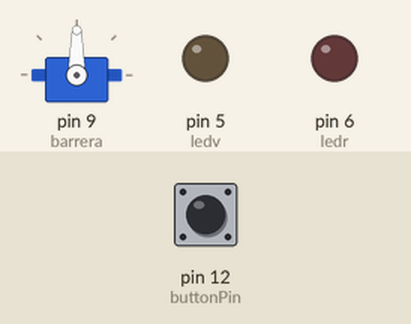
Recording of a sketch running on a simulated Arduino Uno, built with avr-gcc and run on an emulated ATmega328P. Shown: servo, output pins drawn as LEDs (lit = HIGH). The test bench sets the inputs (shaded band); at power-on: pin 12 (buttonPin) LOW.

Above: at 1.2 s.
1.3 s: pin 12 (buttonPin) pulled HIGH for 0.15 s
At 1.45 s:
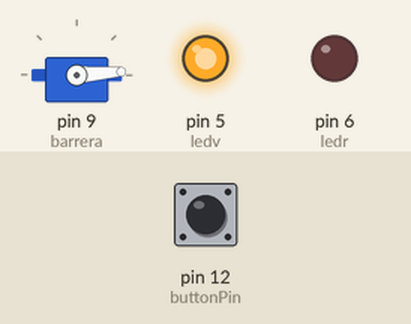
4.3 s: pin 12 (buttonPin) pulled HIGH for 1 s
At 4.45 s:
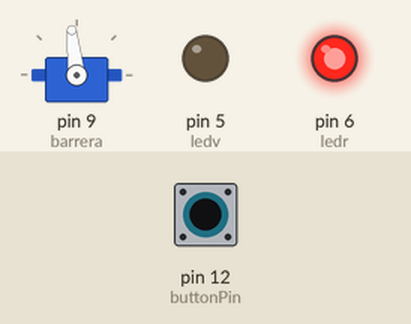
7.3 s: pin 12 (buttonPin) pulled HIGH for 3.2 s
At 14.5 s:
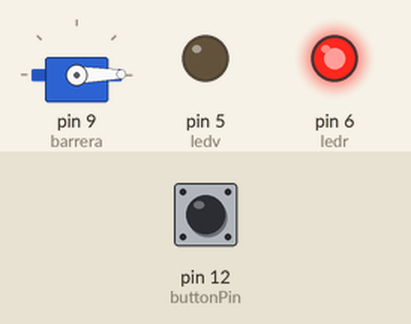
Timing chart, 0 to 16.0 s (numbered marks = the images above; inputs shaded):
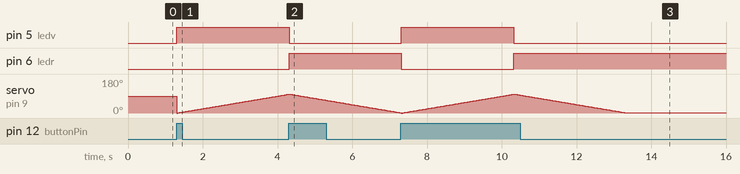

Measured:
- after the input at 1.3 s, pin 5 (ledv): LOW → HIGH at once
- after the input at 4.3 s, pin 5 (ledv): HIGH → LOW at once; pin 6 (ledr): LOW → HIGH at once
- after the input at 7.3 s, pin 5 (ledv): LOW → HIGH at once, → LOW 3.0 s later; pin 6 (ledr): HIGH → LOW at once, → HIGH 3.0 s later

The sketch:

G3DProgramax3retardo.ino
```cpp
#include <Servo.h>

const int ServoPin = 9;
const int buttonPin = 12;

int buttonstate=0;
int directionState=0;

int ledr = 6;
int ledv = 5;

Servo barrera;
int pos = 0;

void setup() {
  barrera.attach(9);
  pinMode(buttonPin,INPUT);
  pinMode(ledr, OUTPUT);
  pinMode(ledv, OUTPUT);

}

void loop() {
  buttonstate=digitalRead(buttonPin);

  if( directionState==0){
    if(buttonstate==HIGH){
      directionState=1;

      for(pos = 0;pos<100;pos = pos+1)
     {
      digitalWrite(ledr, LOW);
      digitalWrite(ledv, HIGH);
      barrera.write(pos);
      delay(30);

     }
    }
  }
else if(directionState==1){
  if(buttonstate == HIGH)
  {

 directionState=0;
  for (pos=100;pos>=1; pos=pos-1)
  {
    digitalWrite(ledv, LOW);
      digitalWrite(ledr, HIGH);
      barrera.write(pos);
      delay(30);
  }
}
}
}
```
